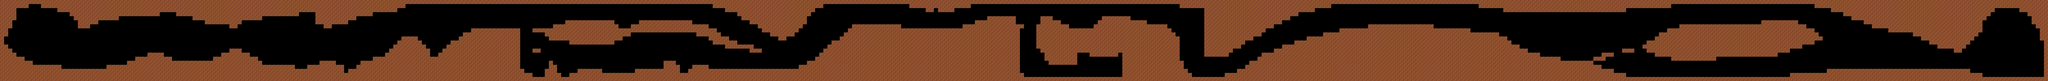

This game map was drawn from its Tiled (.tmx) file and the tilesets committed beside it. A one-line description and the trimmed map source follow:
An orthogonal 500x20 tile map with 32x32 px tiles, 1 tile layer (SolidBackground) and 41 objects (Player, MrPresident).

<map version="1.2" tiledversion="1.2.4" orientation="orthogonal" renderorder="right-down" width="500" height="20" tilewidth="32" tileheight="32" infinite="0" nextlayerid="5" nextobjectid="55">
 <tileset firstgid="1" source="tileset.tsx" />
 <layer id="4" name="SolidBackground" width="500" height="20">
  <data>[10000 cells, 5329 non-empty, 1 distinct tile ids]</data>
 </layer>
 <objectgroup id="2" name="Entities">
  <object id="1" name="P1" type="Player" x="317" y="205" width="38" height="29" />
  <object id="9" name="VIP" type="MrPresident" x="138.333" y="206.833" width="38" height="29" />
  <object id="10" template="Goal.tx" x="15694" y="546" width="272.667" height="62.6667" />
  <object id="12" template="Medkit.tx" x="4152" y="338" />
  <object id="13" template="Medkit.tx" x="8102" y="92" />
  <object id="14" template="Medkit.tx" x="8169" y="82" />
  <object id="15" template="Medkit.tx" x="8266" y="122" />
  <object id="16" template="Medkit.tx" x="4206" y="344" />
  <object id="17" template="Medkit.tx" x="4076" y="504" />
  <object id="18" template="Medkit.tx" x="4170" y="574" />
  <object id="19" template="SentryHumanoid.tx" x="4522" y="450" />
  <object id="20" template="SentryHumanoid.tx" x="8091" y="521" />
  <object id="23" template="SentryHumanoid.tx" x="8449" y="523" />
  <object id="24" template="SentryHumanoid.tx" x="8286" y="524" />
  <object id="25" template="PatrolHumanoid.tx" x="8681" y="526" />
  <object id="26" template="PatrolHumanoid.tx" x="8564" y="522" />
  <object id="29" template="PatrolRebelDog.tx" x="657" y="487" />
  <object id="30" template="SentryRebelDog.tx" x="1184" y="360" />
  <object id="31" template="SentryHumanoid.tx" x="1819" y="291" />
  <object id="32" template="PatrolHumanoid.tx" x="2178" y="416" />
  <object id="33" template="SentryHumanoid.tx" x="2572" y="390" />
  <object id="34" template="SentryHumanoid.tx" x="3194" y="188" />
  <object id="35" template="PatrolHumanoid.tx" x="3890" y="129" />
  <object id="36" template="PatrolHumanoid.tx" x="4826" y="481" />
  <object id="37" template="PatrolRebelDog.tx" x="4449" y="107" />
  <object id="38" template="PatrolRebelDog.tx" x="5335" y="122" />
  <object id="39" template="PatrolHumanoid.tx" x="5656" y="446" />
  <object id="40" template="SentryHumanoid.tx" x="5455" y="415" />
  <object id="41" template="SentryHumanoid.tx" x="5199" y="385" />
  <object id="42" template="PatrolDog.tx" x="7220" y="165" />
  <object id="43" template="SentryHumanoid.tx" x="6660" y="107" />
  <object id="45" template="PatrolDog.tx" x="8443" y="183" />
  <object id="46" template="PatrolDog.tx" x="9417" y="568" />
  <object id="47" template="SentryHumanoid.tx" x="10476" y="128" />
  <object id="48" template="PatrolHumanoid.tx" x="11080" y="101" />
  <object id="49" template="SentryRebelDog.tx" x="12686" y="347" />
  <object id="50" template="SentryHumanoid.tx" x="12719" y="519" />
  <object id="51" template="PatrolHumanoid.tx" x="13297" y="102" />
  <object id="52" template="PatrolHumanoid.tx" x="13963" y="68" />
  <object id="53" template="PatrolHumanoid.tx" x="15081" y="455" />
  <object id="54" template="SentryHumanoid.tx" x="8158" y="42" />
 </objectgroup>
</map>
